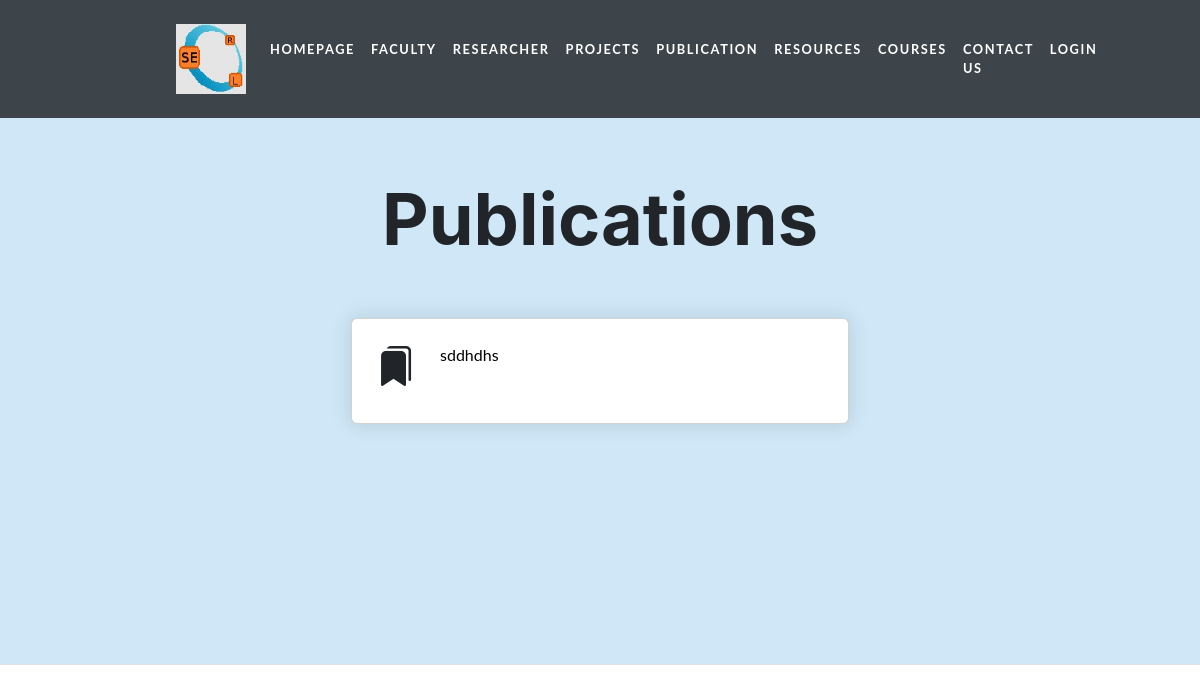
/frontPublication.php, run on an earlier commit of the app's database.
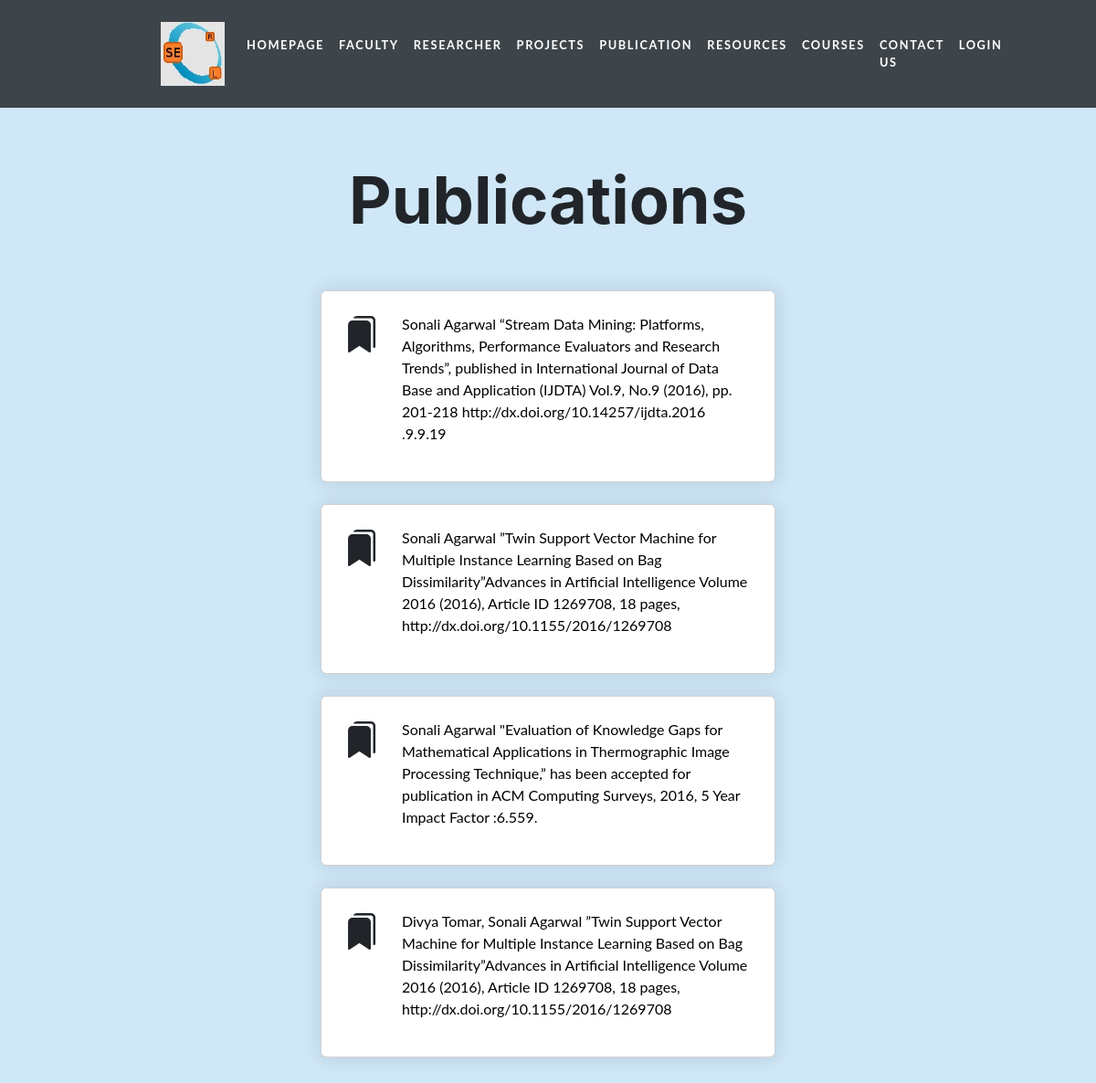
And on a later commit of the database.
### tables this page shows
CREATE TABLE `publication` (
  `publicationID` varchar(20) NOT NULL,
  `link` varchar(200) NOT NULL,
  `publicationName` varchar(500) NOT NULL
);

### frontPublication.php (the view, shortened to what this page needs)
<?php
    $conn=mysqli_connect('localhost','root','','serl') or die("Connection failed" .mysqli_connect_error());
    $query="SELECT * FROM publication";
    $result=mysqli_query($conn,$query);
?>
<!DOCTYPE html>
<html lang="en">
<head>
        <link href="https://cdn.jsdelivr.net/npm/bootstrap-icons@1.4.1/font/bootstrap-icons.css" rel="stylesheet" />
        <link rel="stylesheet" href="https://cdnjs.cloudflare.com/ajax/libs/font-awesome/4.7.0/css/font-awesome.min.css">
        <link href="styles1.css" rel="stylesheet" />
</head>
<body style="display:flex;flex-direction:column;height:100vh;">
        <nav class="navbar navbar-expand-lg navbar-dark navbar-custom fixed-top">
            <div class="container px-5">
                <a class="navbar-brand" href="#page-top"><img src="serl.jpg" alt="logo" height="70rem" width="70rem"></a>
                <div class="collapse navbar-collapse" id="navbarResponsive">
                    <ul class="navbar-nav ms-auto">
                        <li class="nav-item"><a class="nav-link" href="index.php">HOMEPAGE</a></li>
                        <li class="nav-item"><a class="nav-link" href="frontFaculty.php">FACULTY</a></li>
                        <li class="nav-item"><a class="nav-link" href="frontResearcher.php">RESEARCHER</a></li>
                        <li class="nav-item"><a class="nav-link" href="frontProject.php">PROJECTS</a></li>
                        <li class="nav-item"><a class="nav-link" href="frontPublication.php">PUBLICATION</a></li>
                        <li class="nav-item"><a class="nav-link" href="resources.php">RESOURCES</a></li>
                        <li class="nav-item"><a class="nav-link" href="Courses.php">COURSES</a></li>
                        <li class="nav-item"><a class="nav-link" href="contact.php">CONTACT US</a></li>
                        <li class="nav-item"><a class="nav-link" href="login.html">LOGIN</a></li>
                    </ul>
                </div>
            </div>
        </nav>
    <section class="py-5 border-bottom" style="background: rgb(207,231,247);
            background: radial-gradient(circle, rgba(207,231,247,1) 0%, rgba(207,231,247,1) 100%); height:max-height;">
            <div class="container px-5 my-5 px-5">
                <div class="row gx-5 justify-content-center">
                    <div class="col-lg-6" style="padding-top:2rem; margin-top:6rem;">
                        <h2 class="display-2 fw-bolder" style="text-align:center;">Publications</h2>
                        <br>
                        <br>
                        <table style="width:100%">
                            <?php
                                while($row=mysqli_fetch_assoc($result)){
                                ?>
                                <div class="card mb-4">
                                            <div class="card-body p-4">
                                                <div class="d-flex">
                                                    <div class="flex-shrink-0"><h1><i class="bi bi-bookmarks-fill"></i></h1></div>
                                                    <div class="ms-4">
                                                        <a style="text-decoration:none; color:black;" href="<?php echo $row['link']?>">
                                                            <p><?php echo $row['publicationName'];?></p>
                                                    </a>
                                                    </div>
                                                    </div>
                                                </div>
                                            </div>
                                </div>
                                <?php
                                }
                            ?>
                    </div>
                </div>
        </section><br><br><br><br><br><br><br>
    </body>
</html>

What changed in the data, as far as the page shows it:
removed publication: publicationName "sddhdhs"
added publication: publicationName "Sonali Agarwal “Stream Data Mining: Platforms, Algorithms, Performance Evaluators and Research Trends”, published in International Journal of Data Base and Application (IJDTA) Vol.9, No.9 (2016), pp. 201-218 http://dx.doi.org/10.14257/ijdta.2016 .9.9.19"
added publication: publicationName "Sonali Agarwal ”Twin Support Vector Machine for Multiple Instance Learning Based on Bag Dissimilarity”Advances in Artificial Intelligence Volume 2016 (2016), Article ID 1269708, 18 pages, http://dx.doi.org/10.1155/2016/1269708"
added publication: publicationName "Sonali Agarwal \"Evaluation of Knowledge Gaps for Mathematical Applications in Thermographic Image Processing Technique,” has been accepted for publication in ACM Computing Surveys, 2016, 5 Year Impact Factor :6.559."
added publication: publicationName "Divya Tomar, Sonali Agarwal ”Twin Support Vector Machine for Multiple Instance Learning Based on Bag Dissimilarity”Advances in Artificial Intelligence Volume 2016 (2016), Article ID 1269708, 18 pages, http://dx.doi.org/10.1155/2016/1269708"
